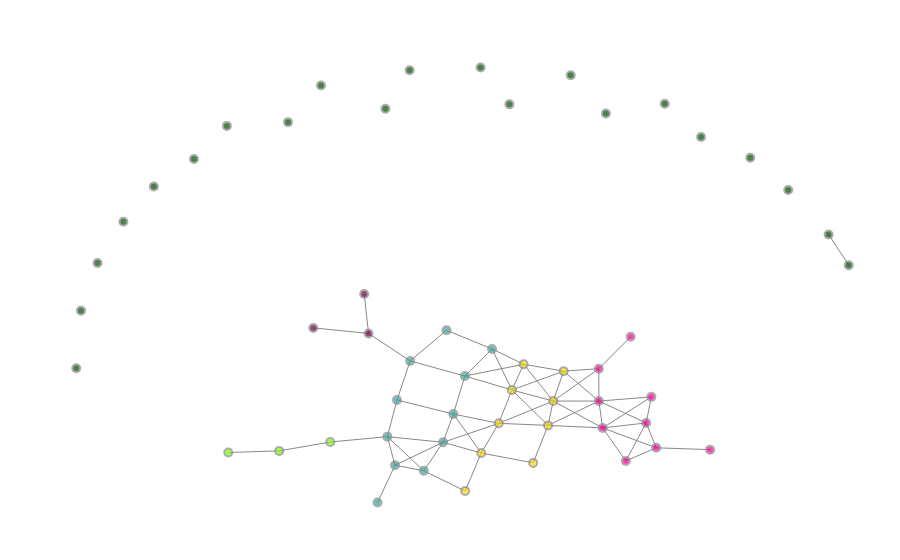

Notebook source saved alongside this figure:
### Markdown cell above
The six regions we identify are as follows:
1. High net worth: light green
2. High net worth per inhabitant: violet
3. High per capita retirement: pink
4. Elevated and average net worth: orange
5. Low net worth: yellow
6. Singletons: dark green

We can, on the one hand, color the Mapper graph accordingly:

### Code cell
colorscale = dict(zip(range(6), ['#004e00', '#7CFC00', '#6f0043','#32a8a0', '#f8de00', '#f80096']))

fig = plotting.get_region_plot(pipe, data_per_year['2016'], 'kk',
                               node_elements_full, colorscale)
fig.show(config={'scrollZoom': True})

### Figure 1 — Plotly figure (JSON) as saved in the notebook; plotly's stock layout.template omitted (floating-point values rounded to 4 significant figures; data arrays with more than 128 entries replaced by an {"elided": "..."} marker saying what was removed)
{"data": [{"hoverinfo": "none", "line": {"color": "#888", "width": 1}, "mode": "lines", "type": "scatter", "uid": "1de9f3f7-d30a-45df-bb26-9194b12740cf", "x": {"elided": "204 float values"}, "y": {"elided": "204 float values"}}, {"hoverinfo": "text", "hovertext": ["Node ID:0<br>Node size:2", "Node ID:1<br>Node size:5", "Node ID:2<br>Node size:3", "Node ID:3<br>Node size:5", "Node ID:4<br>Node size:37", "Node ID:5<br>Node size:64", "Node ID:6<br>Node size:41", "Node ID:7<br>Node size:14", "Node ID:8<br>Node size:641", "Node ID:9<br>Node size:5", "Node ID:10<br>Node size:352", "Node ID:11<br>Node size:118", "Node ID:12<br>Node size:17", "Node ID:13<br>Node size:1", "Node ID:14<br>Node size:708", "Node ID:15<br>Node size:553", "Node ID:16<br>Node size:229", "Node ID:17<br>Node size:32", "Node ID:18<br>Node size:1", "Node ID:19<br>Node size:170", "Node ID:20<br>Node size:170", "Node ID:21<br>Node size:132", "Node ID:22<br>Node size:50", "Node ID:23<br>Node size:11", "Node ID:24<br>Node size:1", "Node ID:25<br>Node size:61", "Node ID:26<br>Node size:50", "Node ID:27<br>Node size:42", "Node ID:28<br>Node size:24", "Node ID:29<br>Node size:7", "Node ID:30<br>Node size:1", "Node ID:31<br>Node size:22", "Node ID:32<br>Node size:17", "Node ID:33<br>Node size:23", "Node ID:34<br>Node size:14", "Node ID:35<br>Node size:9", "Node ID:36<br>Node size:2", "Node ID:37<br>Node size:2", "Node ID:38<br>Node size:4", "Node ID:39<br>Node size:7", "Node ID:40<br>Node size:5", "Node ID:41<br>Node size:9", "Node ID:42<br>Node size:7", "Node ID:43<br>Node size:2", "Node ID:44<br>Node size:1", "Node ID:45<br>Node size:1", "Node ID:46<br>Node size:1", "Node ID:47<br>Node size:2", "Node ID:48<br>Node size:1", "Node ID:49<br>Node size:4", "Node ID:50<br>Node size:4", "Node ID:51<br>Node size:1", "Node ID:52<br>Node size:1", "Node ID:53<br>Node size:1", "Node ID:54<br>Node size:1", "Node ID:55<br>Node size:1"], "marker": {"cmax": 1, "cmin": 0, "color": ["#f80096", "#004e00", "#004e00", "#f80096", "#f80096", "#f80096", "#f80096", "#004e00", "#f80096", "#004e00", "#f80096", "#f80096", "#f80096", "#004e00", "#f8de00", "#f8de00", "#f8de00", "#f8de00", "#004e00", "#f8de00", "#f8de00", "#f8de00", "#f8de00", "#f8de00", "#004e00", "#32a8a0", "#32a8a0", "#32a8a0", "#32a8a0", "#32a8a0", "#004e00", "#32a8a0", "#32a8a0", "#32a8a0", "#32a8a0", "#32a8a0", "#32a8a0", "#004e00", "#6f0043", "#6f0043", "#6f0043", "#7CFC00", "#7CFC00", "#7CFC00", "#004e00", "#004e00", "#004e00", "#004e00", "#004e00", "#004e00", "#004e00", "#004e00", "#004e00", "#004e00", "#004e00", "#004e00"], "colorbar": {"thickness": 15, "title": {"side": "right", "text": ""}, "xanchor": "left"}, "colorscale": [[0, "#440154"], [0.1111, "#482878"], [0.2222, "#3e4989"], [0.3333, "#31688e"], [0.4444, "#26828e"], [0.5556, "#1f9e89"], [0.6667, "#35b779"], [0.7778, "#6ece58"], [0.8889, "#b5de2b"], [1, "#fde725"]], "line": {"color": "#888", "width": 2}, "reversescale": false, "showscale": false, "size": [1, 1, 1, 1, 1, 1, 1, 1, 1, 1, 1, 1, 1, 1, 1, 1, 1, 1, 1, 1, 1, 1, 1, 1, 1, 1, 1, 1, 1, 1, 1, 1, 1, 1, 1, 1, 1, 1, 1, 1, 1, 1, 1, 1, 1, 1, 1, 1, 1, 1, 1, 1, 1, 1, 1, 1], "sizemin": 4, "sizemode": "area", "sizeref": 9.833}, "mode": "markers", "text": ["Node ID:0<br>Node size:2", "Node ID:1<br>Node size:5", "Node ID:2<br>Node size:3", "Node ID:3<br>Node size:5", "Node ID:4<br>Node size:37", "Node ID:5<br>Node size:64", "Node ID:6<br>Node size:41", "Node ID:7<br>Node size:14", "Node ID:8<br>Node size:641", "Node ID:9<br>Node size:5", "Node ID:10<br>Node size:352", "Node ID:11<br>Node size:118", "Node ID:12<br>Node size:17", "Node ID:13<br>Node size:1", "Node ID:14<br>Node size:708", "Node ID:15<br>Node size:553", "Node ID:16<br>Node size:229", "Node ID:17<br>Node size:32", "Node ID:18<br>Node size:1", "Node ID:19<br>Node size:170", "Node ID:20<br>Node size:170", "Node ID:21<br>Node size:132", "Node ID:22<br>Node size:50", "Node ID:23<br>Node size:11", "Node ID:24<br>Node size:1", "Node ID:25<br>Node size:61", "Node ID:26<br>Node size:50", "Node ID:27<br>Node size:42", "Node ID:28<br>Node size:24", "Node ID:29<br>Node size:7", "Node ID:30<br>Node size:1", "Node ID:31<br>Node size:22", "Node ID:32<br>Node size:17", "Node ID:33<br>Node size:23", "Node ID:34<br>Node size:14", "Node ID:35<br>Node size:9", "Node ID:36<br>Node size:2", "Node ID:37<br>Node size:2", "Node ID:38<br>Node size:4", "Node ID:39<br>Node size:7", "Node ID:40<br>Node size:5", "Node ID:41<br>Node size:9", "Node ID:42<br>Node size:7", "Node ID:43<br>Node size:2", "Node ID:44<br>Node size:1", "Node ID:45<br>Node size:1", "Node ID:46<br>Node size:1", "Node ID:47<br>Node size:2", "Node ID:48<br>Node size:1", "Node ID:49<br>Node size:4", "Node ID:50<br>Node size:4", "Node ID:51<br>Node size:1", "Node ID:52<br>Node size:1", "Node ID:53<br>Node size:1", "Node ID:54<br>Node size:1", "Node ID:55<br>Node size:1"], "type": "scatter", "uid": "b84eef11-780e-4189-9a88-deea779b3cff", "x": [7.441, 10.07, 8.92, 5.939, 6.331, 6.232, 6.423, 9.684, 5.336, 5.471, 5.337, 5.409, 5.847, 3.644, 4.671, 4.473, 4.375, 4.094, -0.546, 3.913, 3.691, 3.442, 3.111, 2.806, -4.464, 3.315, 2.802, 2.582, 2.389, 2.024, 1.298, 2.453, 1.765, 1.517, 1.334, 1.479, 1.148, 6.584, -0.06817, 0.9782, 0.8958, 0.2541, -0.7123, -1.676, -3.661, 7.271, 1.756, 4.804, -1.703, 3.099, -3.085, -2.325, -4.151, 0.07838, 8.202, -4.554], "y": [0.8728, 5.998, 8.087, 4.009, 2.339, 1.615, 0.9237, 6.852, 3.121, 10.21, 2.222, 1.476, 0.5585, 10.47, 3.054, 2.223, 1.547, 0.5049, 9.972, 3.244, 2.531, 1.604, 0.7789, -0.2764, 4.735, 3.671, 2.919, 1.862, 1.077, 0.2841, 10.35, 4.188, 3.337, 2.252, 1.234, 0.4412, -0.596, 10.48, 4.255, 4.102, 5.197, 1.085, 0.8383, 0.7944, 7.202, 9.557, 11.41, 11.28, 9.868, 11.49, 8.182, 8.948, 6.059, 10.99, 8.985, 3.134]}], "layout": {"autosize": false, "hovermode": "closest", "margin": {"b": 20, "l": 5, "r": 5, "t": 40}, "showlegend": false, "updatemenus": [{"direction": "down", "pad": {"r": 10, "t": 10}, "showactive": true, "x": 0.11, "xanchor": "left", "y": 1.1, "yanchor": "top"}], "xaxis": {"showgrid": false, "showline": false, "showticklabels": false, "ticks": "", "title": {"text": ""}, "zeroline": false}, "yaxis": {"showgrid": false, "showline": false, "showticklabels": false, "ticks": "", "title": {"text": ""}, "zeroline": false}}}
